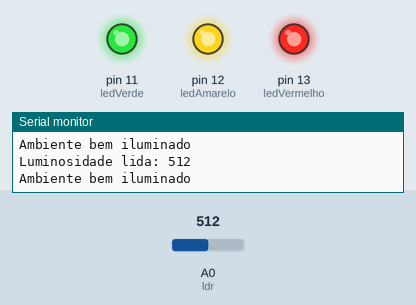
Simulated run of this sketch. Board: Arduino Uno, built with avr-gcc and run on an emulated ATmega328P. On the bench: output pins drawn as LEDs (lit = HIGH), the last lines printed to the serial monitor. The test bench sets the inputs (shaded band); at power-on: A0 (ldr) = 512.

Above: at 1.8 s.
1.9 s: A0 (ldr) set to 493
At 3.2 s:
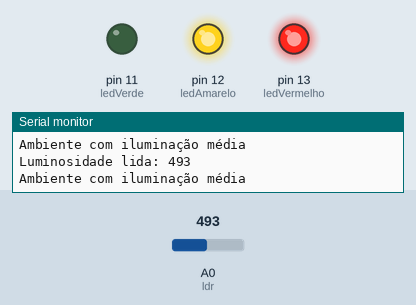
3.5 s: A0 (ldr) set to 270
5.2 s: A0 (ldr) set to 247
At 6.5 s:
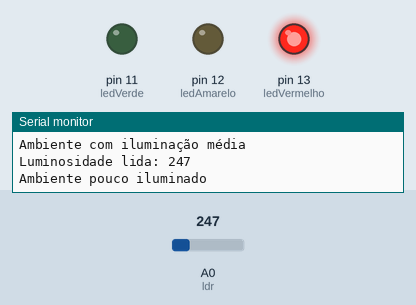
7.5 s: A0 (ldr) set to 22
9.2 s: A0 (ldr) set to 18
At 10.8 s:
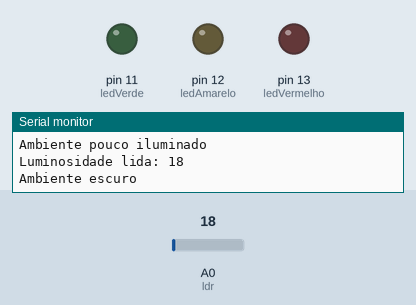
11.5 s: A0 (ldr) set to 122
At 12.4 s:
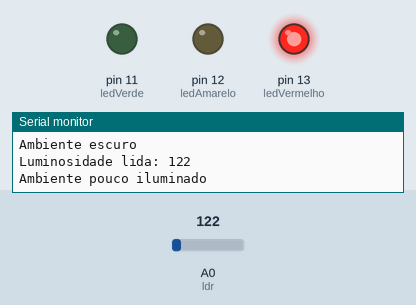
Timing chart, 0 to 14.5 s (numbered marks = the images above; inputs shaded):
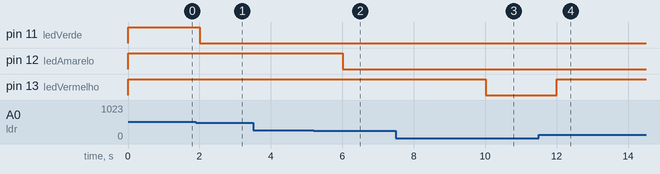

Measured:
- the behaviour switches between 501 and 500 on A0 (ldr) (found by bisection; images 0 and 1)
- the behaviour switches between 256 and 255 on A0 (ldr) (found by bisection; images 1 and 2)
- the behaviour switches between 21 and 20 on A0 (ldr) (found by bisection; images 2 and 3)
- after the input at 1.9 s, pin 11 (ledVerde): HIGH → LOW after 0.10 s
- after the input at 5.2 s, pin 12 (ledAmarelo): HIGH → LOW after 0.80 s
- after the input at 9.2 s, pin 13 (ledVermelho): HIGH → LOW after 0.81 s
- after the input at 11.5 s, pin 13 (ledVermelho): LOW → HIGH after 0.51 s

The sketch:

projeto_com_fotorresistor_15_05_20211.ino
```cpp
//Declarar variáveis
int ldr = A0;//Vai receber valores entre 0 e 1023
int ledVermelho = 13;
int ledAmarelo = 12;
int ledVerde = 11;
int leitura;

void setup(){
  pinMode(ldr, INPUT);//Declarar sensor LDR
  pinMode(ledVermelho, OUTPUT);
  pinMode(ledAmarelo, OUTPUT);
  pinMode(ledVerde, OUTPUT);
  Serial.begin(9600);//Inicializ a comunicação serial
}

void loop(){
  leitura=analogRead(ldr);
  Serial.print("Luminosidade lida: ");
  Serial.println(leitura);

  if(leitura<=20){
    digitalWrite(ledVermelho, LOW);
    digitalWrite(ledAmarelo, LOW);
    digitalWrite(ledVerde, LOW);
    Serial.println("Ambiente escuro");
  }

  if(leitura>20&& leitura<=255){
    digitalWrite(ledVermelho, HIGH);
    digitalWrite(ledAmarelo, LOW);
    digitalWrite(ledVerde, LOW);
    Serial.println("Ambiente pouco iluminado");
  }

  if(leitura>=256 && leitura <=500){
    digitalWrite(ledVermelho, HIGH);
    digitalWrite(ledAmarelo, HIGH);
    digitalWrite(ledVerde, LOW);
    Serial.println("Ambiente com iluminação média");
  }

  if(leitura>=501){
    digitalWrite(ledVermelho, HIGH);
    digitalWrite(ledAmarelo, HIGH);
    digitalWrite(ledVerde, HIGH);
    Serial.println("Ambiente bem iluminado");
  }
  delay(1000);
}
```
